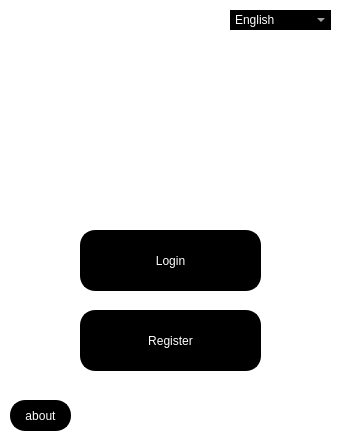
<?xml version="1.0" encoding="UTF-8"?>
<ui version="4.0">
 <class>Inicializador</class>
 <widget class="QWidget" name="Inicializador">
  <property name="geometry">
   <rect>
    <x>0</x>
    <y>0</y>
    <width>339</width>
    <height>436</height>
   </rect>
  </property>
  <property name="windowTitle">
   <string>Manager Password</string>
  </property>
  <property name="windowIcon">
   <iconset>
    <normaloff>../Clowns_Password.ico</normaloff>../Clowns_Password.ico</iconset>
  </property>
  <property name="styleSheet">
   <string notr="true">background-color: rgb(255, 255, 255);
</string>
  </property>
  <widget class="QPushButton" name="login">
   <property name="geometry">
    <rect>
     <x>80</x>
     <y>230</y>
     <width>181</width>
     <height>61</height>
    </rect>
   </property>
   <property name="styleSheet">
    <string notr="true">
background-color: rgb(0, 0, 0);
border-radius:15px ;
color: rgb(255, 255, 255);
font: 75 11pt &quot;Fixedsys&quot;;
border: 2px outset black;

</string>
   </property>
   <property name="text">
    <string>Login</string>
   </property>
  </widget>
  <widget class="QLabel" name="label">
   <property name="geometry">
    <rect>
     <x>110</x>
     <y>60</y>
     <width>111</width>
     <height>111</height>
    </rect>
   </property>
   <property name="text">
    <string/>
   </property>
   <property name="pixmap">
    <pixmap>../img/Clowns_Password_png.png</pixmap>
   </property>
   <property name="scaledContents">
    <bool>true</bool>
   </property>
  </widget>
  <widget class="QPushButton" name="register_2">
   <property name="geometry">
    <rect>
     <x>80</x>
     <y>310</y>
     <width>181</width>
     <height>61</height>
    </rect>
   </property>
   <property name="styleSheet">
    <string notr="true">
background-color: rgb(0, 0, 0);
border-radius:15px ;
color: rgb(255, 255, 255);
font: 75 11pt &quot;Fixedsys&quot;;
border: 2px outset black;

</string>
   </property>
   <property name="text">
    <string>Register</string>
   </property>
  </widget>
  <widget class="QPushButton" name="sobre">
   <property name="geometry">
    <rect>
     <x>10</x>
     <y>400</y>
     <width>61</width>
     <height>31</height>
    </rect>
   </property>
   <property name="styleSheet">
    <string notr="true">
background-color: rgb(0, 0, 0);
border-radius:15px ;
color: rgb(255, 255, 255);
font: 75 11pt &quot;Fixedsys&quot;;
border: 2px outset black;

</string>
   </property>
   <property name="text">
    <string>about</string>
   </property>
  </widget>
  <widget class="QComboBox" name="comboBox">
   <property name="geometry">
    <rect>
     <x>230</x>
     <y>10</y>
     <width>101</width>
     <height>20</height>
    </rect>
   </property>
   <property name="styleSheet">
    <string notr="true">
background-color: rgb(0, 0, 0);
border-radius:15px ;
color: rgb(255, 255, 255);
font: 75 11pt &quot;Fixedsys&quot;;
border: 2px outset black;

</string>
   </property>
   <item>
    <property name="text">
     <string>English</string>
    </property>
   </item>
   <item>
    <property name="text">
     <string>Brazilian</string>
    </property>
   </item>
   <item>
    <property name="text">
     <string>German</string>
    </property>
   </item>
  </widget>
 </widget>
 <resources/>
 <connections/>
</ui>
